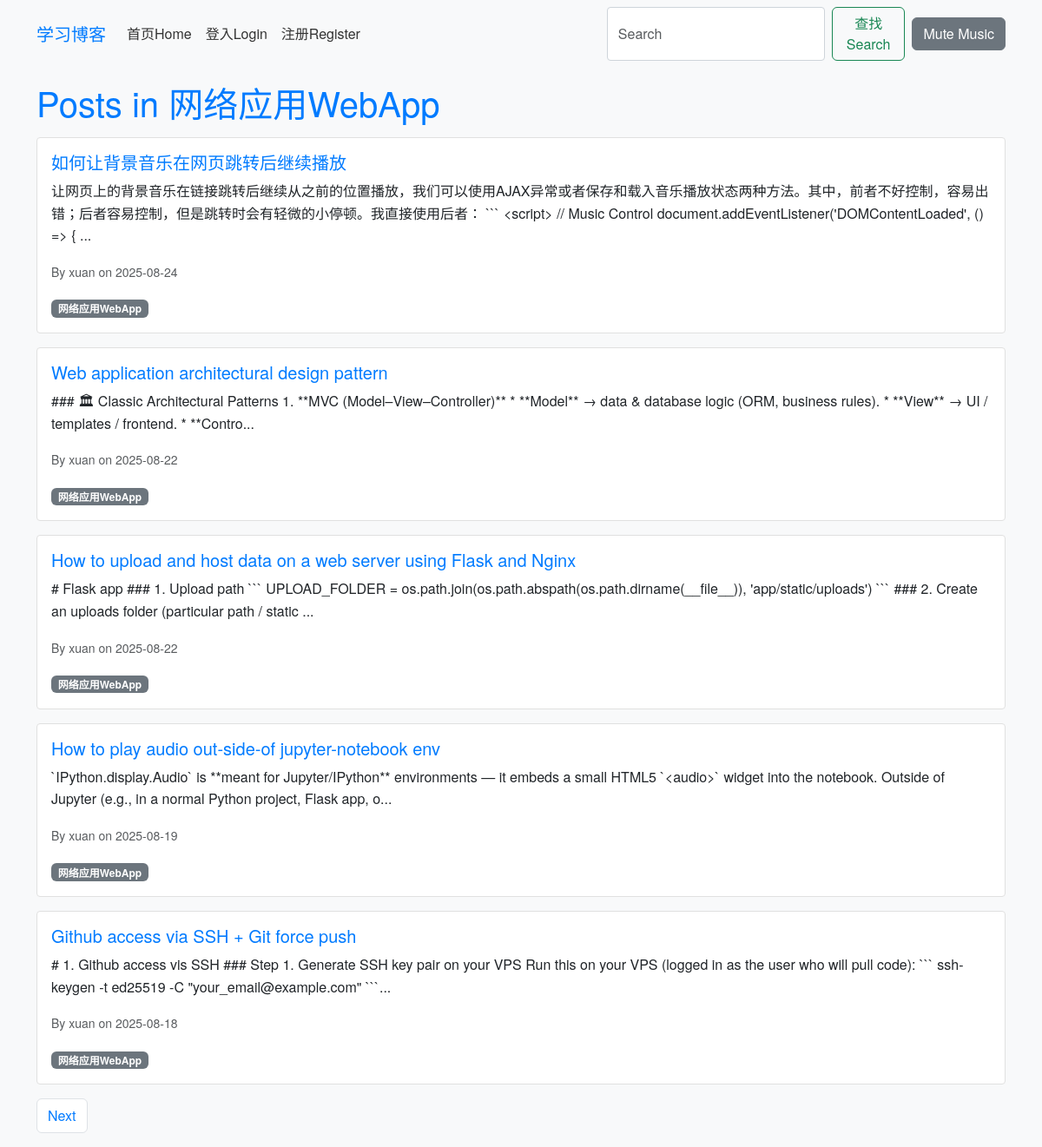
Screenshot of /category/17 with the database file from the repository.
### app/models.py (models this page shows, shortened)
class Category(db.Model):
    id = db.Column(db.Integer, primary_key=True)
    name = db.Column(db.String(50), unique=True)
    posts = db.relationship('Post', backref='category', lazy='dynamic')

class Post(db.Model):
    id = db.Column(db.Integer, primary_key=True)
    title = db.Column(db.String(100), nullable=False)
    body = db.Column(db.Text, nullable=False)
    timestamp = db.Column(db.DateTime, index=True, default=datetime.utcnow)
    user_id = db.Column(db.Integer, db.ForeignKey('user.id'), nullable=False)
    category_id = db.Column(db.Integer, db.ForeignKey('category.id'))
    comments = db.relationship('Comment', backref='post', lazy='dynamic')

class User(db.Model, UserMixin):
    id = db.Column(db.Integer, primary_key=True)
    username = db.Column(db.String(64), index=True, unique=True)
    email = db.Column(db.String(120), index=True, unique=True)
    password_hash = db.Column(db.String(128))
    posts = db.relationship('Post', backref='author', lazy='dynamic')
    comments = db.relationship('Comment', backref='author', lazy='dynamic')
    about_me = db.Column(db.String(140))
    last_seen = db.Column(db.DateTime, default=datetime.utcnow)
    about_me = db.Column(db.Text)  # Changed from String(140) to Text for richer content
    avatar = db.Column(db.String(128))  # New field for avatar filename

### app/routes.py (the view)
@bp.route('/category/<int:category_id>', methods=['GET'])
def category(category_id):
    category = Category.query.get_or_404(category_id)
    page = request.args.get('page', 1, type=int)
    posts = category.posts.order_by(Post.timestamp.desc()).paginate(page=page, per_page=5, error_out=False)
    next_url = url_for('main.category', category_id=category_id, page=posts.next_num) if posts.has_next else None
    prev_url = url_for('main.category', category_id=category_id, page=posts.prev_num) if posts.has_prev else None
    return render_template('category.html', category=category, posts=posts.items, next_url=next_url, prev_url=prev_url)

### app/templates/category.html (shortened to what this page needs)
{% extends 'base.html' %}
{% block content %}
<h1>Posts in {{ category.name }}</h1>
{% for post in posts %}
<div class="card mb-3">
    <div class="card-body">
        <h5 class="card-title"><a href="{{ url_for('main.post', post_id=post.id) }}">{{ post.title }}</a></h5>
        <p class="card-text">{{ post.body[:200] }}...</p>
        <p class="card-text"><small class="text-muted">By {{ post.author.username }} on {{ post.timestamp.strftime('%Y-%m-%d') }}</small></p>
        {% if post.category %}<span class="badge bg-secondary">{{ post.category.name }}</span>{% endif %}
    </div>
</div>
{% endfor %}
<nav>
    <ul class="pagination">
        {% if next_url %}<li class="page-item"><a class="page-link" href="{{ next_url }}">Next</a></li>{% endif %}
    </ul>
</nav>
{% endblock %}

### app/static/css/style.css (style rules this page uses)
body { font-family: 'Helvetica Neue', Arial, sans-serif; background-color: #f8f9fa; color: #333; line-height: 1.6; margin: 0; padding: 0; }
h1, h2, h3 { color: #007bff; margin-bottom: 1rem; }
a { color: #007bff; text-decoration: none; }
.card { border: 1px solid #e0e0e0; border-radius: 0.25rem; margin-bottom: 1rem; box-shadow: none; }
.card-body { padding: 1rem; }
.pagination .page-link { color: #007bff; }

### rows the page displays
Category: name "网络应用WebApp"
Post: title "如何让背景音乐在网页跳转后继续播放", body "让网页上的背景音乐在链接跳转后继续从之前的位置播放，我们可以使用AJAX异常或者保存和载入音乐播放状态两种方法。其中，前者不好控制，容易出错；后者容易控制，但是跳转时会有轻微的小停顿。我直接使用后者： ``` <script> // Music Control document.addEventListener('DOMContentLoaded', () => {", author.username "xuan", timestamp "2025-08-24", category.name "网络应用WebApp"
Post: title "Web application architectural design pattern", body "### 🏛 Classic Architectural Patterns 1. **MVC (Model–View–Controller)** * **Model** → data & database logic (ORM, business rules). * **View** → UI / templates / frontend. * **Contro", author.username "xuan", timestamp "2025-08-22", category.name "网络应用WebApp"
Post: title "How to upload and host data on a web server using Flask and Nginx", body "# Flask app ### 1. Upload path ``` UPLOAD_FOLDER = os.path.join(os.path.abspath(os.path.dirname(__file__)), 'app/static/uploads') ``` ### 2. Create an uploads folder (particular path / static", author.username "xuan", timestamp "2025-08-22", category.name "网络应用WebApp"
Post: title "How to play audio out-side-of jupyter-notebook env", body "`IPython.display.Audio` is **meant for Jupyter/IPython** environments — it embeds a small HTML5 `<audio>` widget into the notebook. Outside of Jupyter (e.g., in a normal Python project, Flask app, o", author.username "xuan", timestamp "2025-08-19", category.name "网络应用WebApp"
Post: title "Github access via SSH + Git force push", body "# 1. Github access vis SSH ### Step 1. Generate SSH key pair on your VPS Run this on your VPS (logged in as the user who will pull code): ``` ssh-keygen -t ed25519 -C \"your_email@example.com\" ```", author.username "xuan", timestamp "2025-08-18", category.name "网络应用WebApp"
